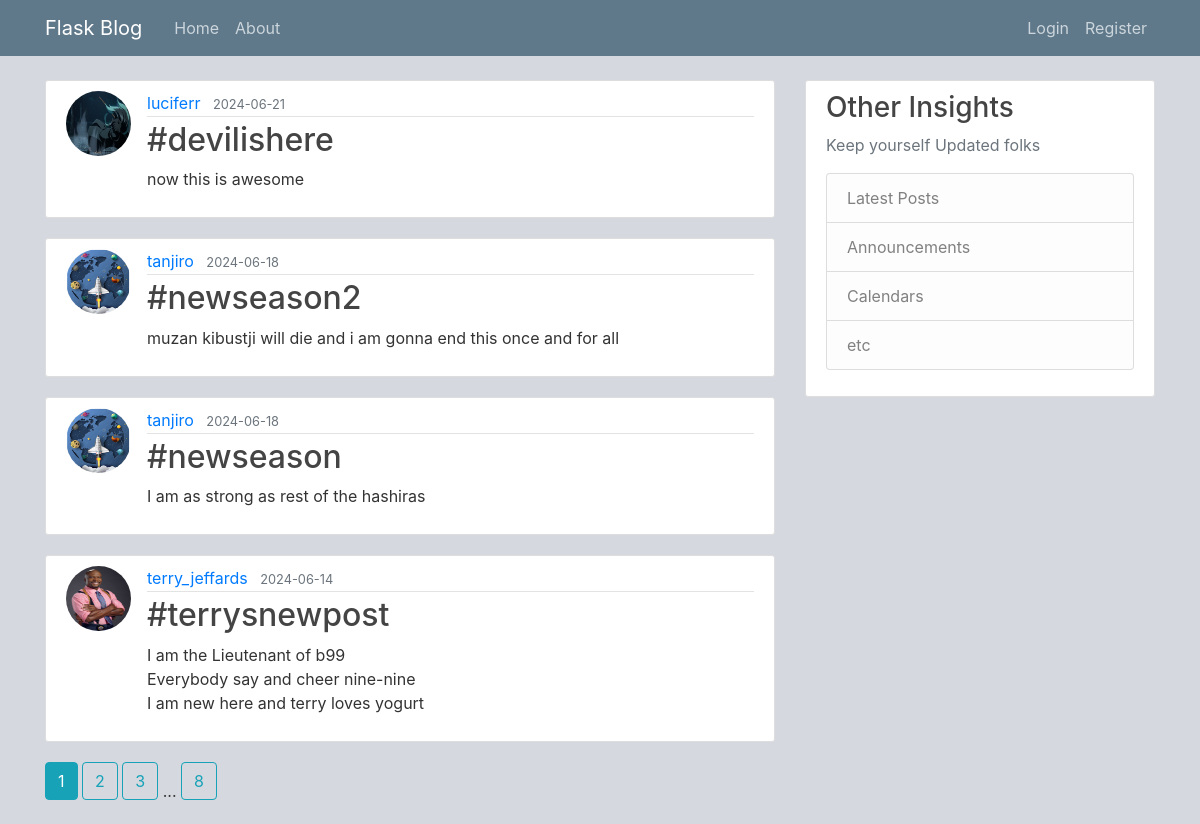
The app's page /home, older data.
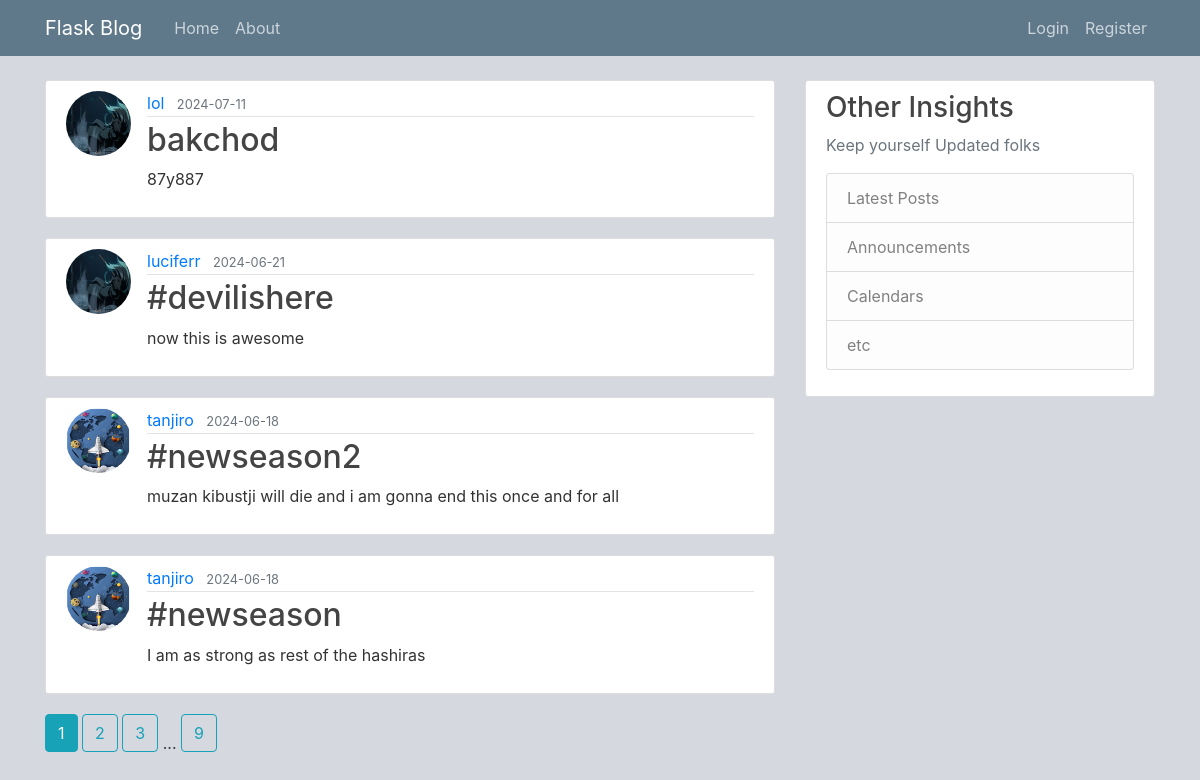
The same page, newer data.
### flaskblog/models.py (models this page shows, shortened)
class Post(db.Model):
    id = db.Column(db.Integer, primary_key=True)
    title = db.Column(db.String(100), nullable=False)
    date_posted = db.Column(db.DateTime, nullable=False, default=datetime.utcnow)
    content = db.Column(db.Text, nullable=False)
    user_id = db.Column(db.Integer, db.ForeignKey('user.id'), nullable=False)

class User(db.Model, UserMixin):
    id = db.Column(db.Integer, primary_key=True)
    username = db.Column(db.String(20), unique=True, nullable=False)
    email = db.Column(db.String(120), unique=True, nullable=False)
    image_file = db.Column(db.String(20), nullable=False, default='default.jpg')
    password = db.Column(db.String(60), nullable=False)
    posts = db.relationship('Post', backref='author', lazy=True)

### flaskblog/main/routes.py (the view)
@main.route("/")
@main.route("/home")
def home():
    page=request.args.get('page', 1, type=int)
    posts= Post.query.order_by(Post.date_posted.desc()).paginate(page=page, per_page=4)
    return render_template('home.html', posts=posts)

### flaskblog/templates/home.html
{% extends "layout.html" %}
{% block content %}
    {% for post in posts.items %}
        <article class="media content-section">
          <img class="rounded-circle article-img" src="{{ url_for('static', filename='pfp/' + post.author.image_file) }}">
          <div class="media-body">
            <div class="article-metadata">
              <a class="mr-2" href="{{url_for('users.user_posts', username = post.author.username)}}"> {{ post.author.username }} </a>
              <small class="text-muted">{{ post.date_posted.strftime('%Y-%m-%d') }}</small>
            </div>
            <h2><a class="article-title" href="{{ url_for('posts.post', post_id=post.id)}}">{{ post.title }}</a></h2>
            <p class="article-content">{{ post.content }}</p>
          </div>
        </article>
    {% endfor %}
    {% for page_num in posts.iter_pages(left_edge=1, right_edge=1, left_current=1, right_current=2) %}
      {% if page_num %}
        {% if posts.page == page_num %}
          <a class="btn btn-info mb-4" href="{{ url_for('main.home', page=page_num) }}">{{ page_num }}</a>
        {% else %}
          <a class="btn btn-outline-info mb-4" href="{{ url_for('main.home', page=page_num) }}">{{ page_num }}</a>
        {% endif %}
      {% else %}
        ...
    {% endif %}
  {% endfor %}
{% endblock content %}

Row changes from the older to the newer data that the page shows:
no longer on this page (row unchanged): Post: image_file (picture), author.username "terry_jeffards", date_posted "2024-06-14", title "#terrysnewpost", content "I am the Lieutenant of b99 Everybody say and cheer nine-nine I am new here and terry loves yogurt"
added Post: image_file (placeholder picture), author.username "lol", date_posted "2024-07-11", title "bakchod", content "87y887"
Text that changed along with them:
new list line: "9"
list line gone: "8"
